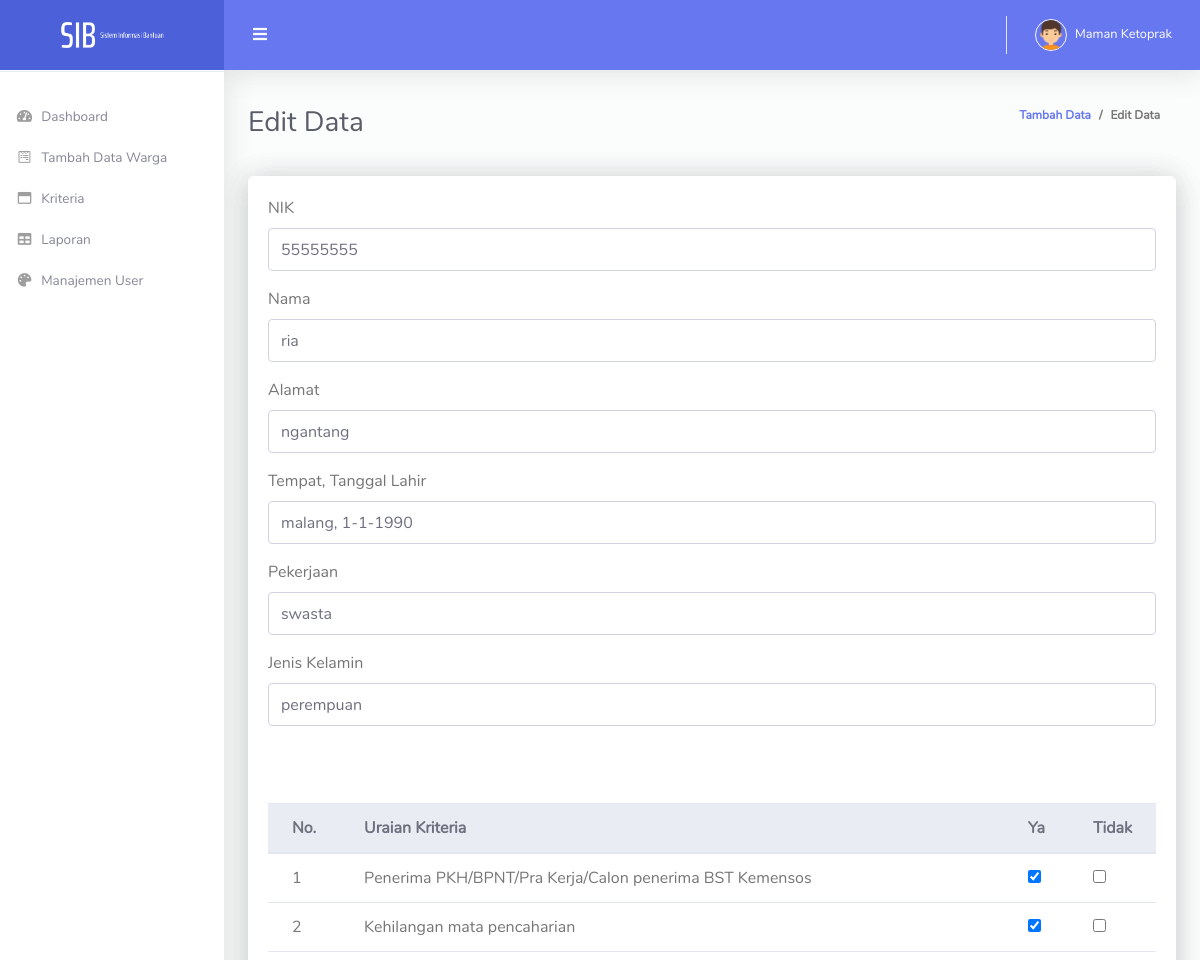
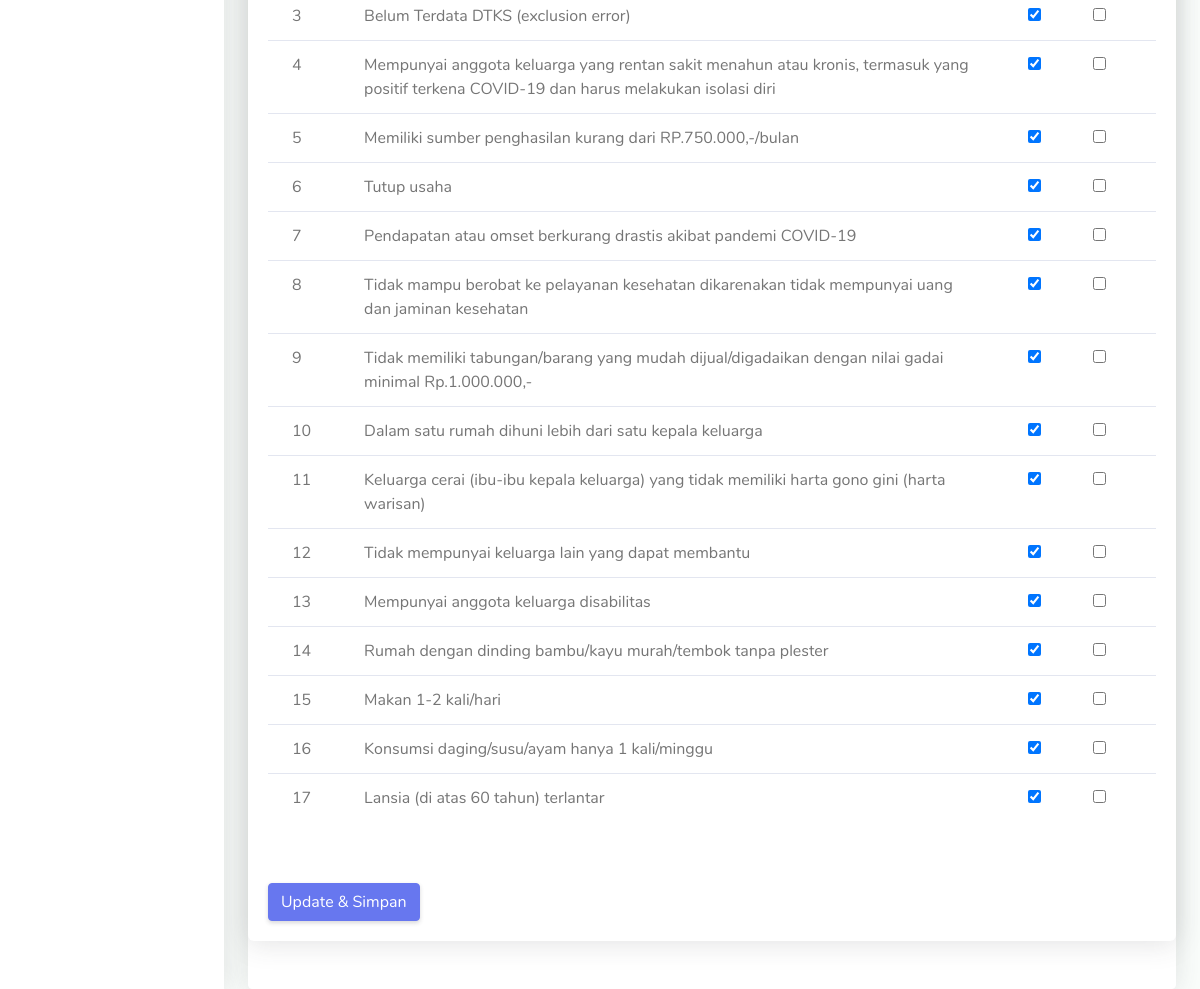
The app's page /tambahDataWarga/form_editData.php?id_warga=43 with its own data (2 pictures, top to bottom).
### tables this page shows
CREATE TABLE `warga` (
  `id_warga` int(11) NOT NULL,
  `nik` varchar(50) NOT NULL,
  `nama` varchar(50) NOT NULL,
  `alamat` varchar(50) NOT NULL,
  `ttl` varchar(50) NOT NULL,
  `pekerjaan` varchar(50) NOT NULL,
  `jenisKelamin` varchar(50) NOT NULL,
  `status` varchar(50) NOT NULL
);

CREATE TABLE `kriteria` (
  `id_kriteria` int(11) NOT NULL,
  `nama` varchar(255) NOT NULL
);

### tambahDataWarga/form_editData.php (the view, shortened to what this page needs)
<!DOCTYPE html>
<html lang="en">
<head>
  <link href="../vendor/fontawesome-free/css/all.min.css" rel="stylesheet" type="text/css">
  <link href="../vendor/bootstrap/css/bootstrap.min.css" rel="stylesheet" type="text/css">
  <link href="../css/ruang-admin.min.css" rel="stylesheet">
</head>
<body id="page-top">
  <div id="wrapper">
    <ul class="navbar-nav sidebar sidebar-light accordion" id="accordionSidebar">
      <a class="sidebar-brand d-flex align-items-center justify-content-center" href="index.php">
        <div class="sidebar-brand-icon">
          <img src="../img/logo/SSIB.png">
        </div>
      </a>
      <hr class="sidebar-divider">
      <li class="nav-item">
        <a class="nav-link" href="../index.php">
          <i class="fas fa-fw fa-tachometer-alt"></i>
          <span>Dashboard</span>
        </a>
      </li>
      <li class="nav-item">
        <a class="nav-link collapsed" href="tambahData.php">
          <i class="fab fa-fw fa-wpforms"></i>
          <span>Tambah Data Warga</span>
        </a>
      </li>
      <li class="nav-item">
        <a class="nav-link" href="crudKriteria/tambahKriteria.php">
          <i class="far fa-fw fa-window-maximize"></i>
          <span>Kriteria</span>
        </a>
      </li>
      <li class="nav-item">
        <a class="nav-link collapsed" href="../laporan.php">
          <i class="fas fa-fw fa-table"></i>
          <span>Laporan</span>
        </a>
      </li>
      <li class="nav-item">
        <a class="nav-link" href="../manageUser.php">
          <i class="fas fa-fw fa-palette"></i>
          <span>Manajemen User</span>
        </a>
      </li>
    </ul>
    <div id="content-wrapper" class="d-flex flex-column">
      <div id="content">
        <nav class="navbar navbar-expand navbar-light bg-navbar topbar mb-4 static-top">
          <button id="sidebarToggleTop" class="btn btn-link rounded-circle mr-3">
            <i class="fa fa-bars"></i>
          </button>
          <ul class="navbar-nav ml-auto">
            <li class="nav-item dropdown no-arrow">
              <a class="nav-link dropdown-toggle" href="#" id="userDropdown" role="button" data-toggle="dropdown"
                aria-haspopup="true" aria-expanded="false">
                <img class="img-profile rounded-circle" src="../img/boy.png" style="max-width: 60px">
                <span class="ml-2 d-none d-lg-inline text-white small">Maman Ketoprak</span>
              </a>
            </li>
          </ul>
        </nav>
        <div class="container-fluid" id="container-wrapper">
          <div class="d-sm-flex align-items-center justify-content-between mb-4">
            <h1 class="h3 mb-0 text-gray-800">Edit Data</h1>
            <ol class="breadcrumb">
              <li class="breadcrumb-item"><a href="tambahData.php">Tambah Data</a></li>
              <li class="breadcrumb-item active" aria-current="page">Edit Data</li>
            </ol>
          </div>
          <div class="row">
          <div class="col-lg-12">
              <div class="card">
                <div class="card mb-4">
                <div class="card-body">
                <?php
                include "../crudManageUser/config.php";
                $id_warga = $_GET['id_warga'];
                $query_mysqli = mysqli_query($koneksi,"SELECT * FROM warga WHERE id_warga='$id_warga'")or die(mysqli_error($koneksi));
                while($data = mysqli_fetch_array($query_mysqli)){
                ?>
                <form action="../tambahDataWarga/updateData.php" method="post">
                    <div class="form-group">
                      <label for="username">NIK</label>
					            <input type="text" class="form-control" name="nik" value="<?php echo $data['nik'] ?>">
                    </div>
                    <div class="form-group">
                      <label for="password">Nama</label>
                      <input type="text" class="form-control" name="nama" value="<?php echo $data['nama'] ?>">
                    </div>
                    <div class="form-group">
                    <label for="password">Alamat</label>
                      <input type="text" class="form-control" name="alamat" value="<?php echo $data['alamat'] ?>">
                    </div>
                    <div class="form-group">
                      <label for="role">Tempat, Tanggal Lahir</label>
                      <input type="text" class="form-control" name="ttl" value="<?php echo $data['ttl'] ?>">
                    </div>
                    <div class="form-group">
                      <label for="role">Pekerjaan</label>
                      <input type="text" class="form-control" name="pekerjaan" value="<?php echo $data['pekerjaan'] ?>">
                    </div>
                    <div class="form-group">
                      <label for="role">Jenis Kelamin</label>
                      <input type="text" class="form-control" name="jenisKelamin" value="<?php echo $data['jenisKelamin'] ?>">
                    </div>
                    <div class="form-group">
                      <div class="custom-file">
                      </div>
                    </div>
                    <table class="table align-items-center table-flush">
                    <thead class="thead-light">
                      <tr>
                        <th>No.</th>
                        <th>Uraian Kriteria</th>
                        <th>Ya</th>
                        <th>Tidak</th>
                        <?php
                        	$tampil ="SELECT * FROM kriteria";
                          $hasil=mysqli_query($koneksi,$tampil);
                          $no2=0;
                          $nomor = 1;
                          while ($data = mysqli_fetch_array($hasil)) {
                            echo "<tr>
                            <td>$nomor</td>
                            <td>$data[nama]</td>
                            <td><input type=checkbox name=ya[] value=$data[id_kriteria] <?php if (in_array($data[id_kriteria])) checked=checked;?> </td>
                            <td><input type=checkbox name=tidak[] value=$data[id_kriteria] id=id2$no2></td>";
                            $nomor++;
                            $no2++;
                          }
								?>
                      </tr>
                    </thead>
                  </table>
                  <div class="form-group">
                      <div class="custom-file">
                      </div>
                    </div>
                    <button type="submit" class="btn btn-primary">Update & Simpan</button>
                  </form>
                  <?php } ?>
                </div>
              </div>
                <div class="card-footer"></div>
              </div>
            </div>
          </div>
        </div>
      </div>
    </div>
  </div>
</body>
</html>

### records on screen
warga: nik "55555555", nama "ria", alamat "ngantang", ttl "malang, 1-1-1990", pekerjaan "swasta", jenisKelamin "perempuan"
kriteria: nama "Penerima PKH/BPNT/Pra Kerja/Calon penerima BST Kemensos"
kriteria: nama "Kehilangan mata pencaharian"
kriteria: nama "Belum Terdata DTKS (exclusion error)"
kriteria: nama "Mempunyai anggota keluarga yang rentan sakit menahun atau kronis, termasuk yang positif terkena COVID-19 dan harus melakukan isolasi diri"
kriteria: nama "Memiliki sumber penghasilan kurang dari RP.750.000,-/bulan"
kriteria: nama "Tutup usaha"
kriteria: nama "Pendapatan atau omset berkurang drastis akibat pandemi COVID-19"
kriteria: nama "Tidak mampu berobat ke pelayanan kesehatan dikarenakan tidak mempunyai uang dan jaminan kesehatan"
kriteria: nama "Tidak memiliki tabungan/barang yang mudah dijual/digadaikan dengan nilai gadai minimal Rp.1.000.000,-"
kriteria: nama "Dalam satu rumah dihuni lebih dari satu kepala keluarga"
kriteria: nama "Keluarga cerai (ibu-ibu kepala keluarga) yang tidak memiliki harta gono gini (harta warisan)"
kriteria: nama "Tidak mempunyai keluarga lain yang dapat membantu"
kriteria: nama "Mempunyai anggota keluarga disabilitas"
kriteria: nama "Rumah dengan dinding bambu/kayu murah/tembok tanpa plester"
kriteria: nama "Makan 1-2 kali/hari"
kriteria: nama "Konsumsi daging/susu/ayam hanya 1 kali/minggu"
kriteria: nama "Lansia (di atas 60 tahun) terlantar"
